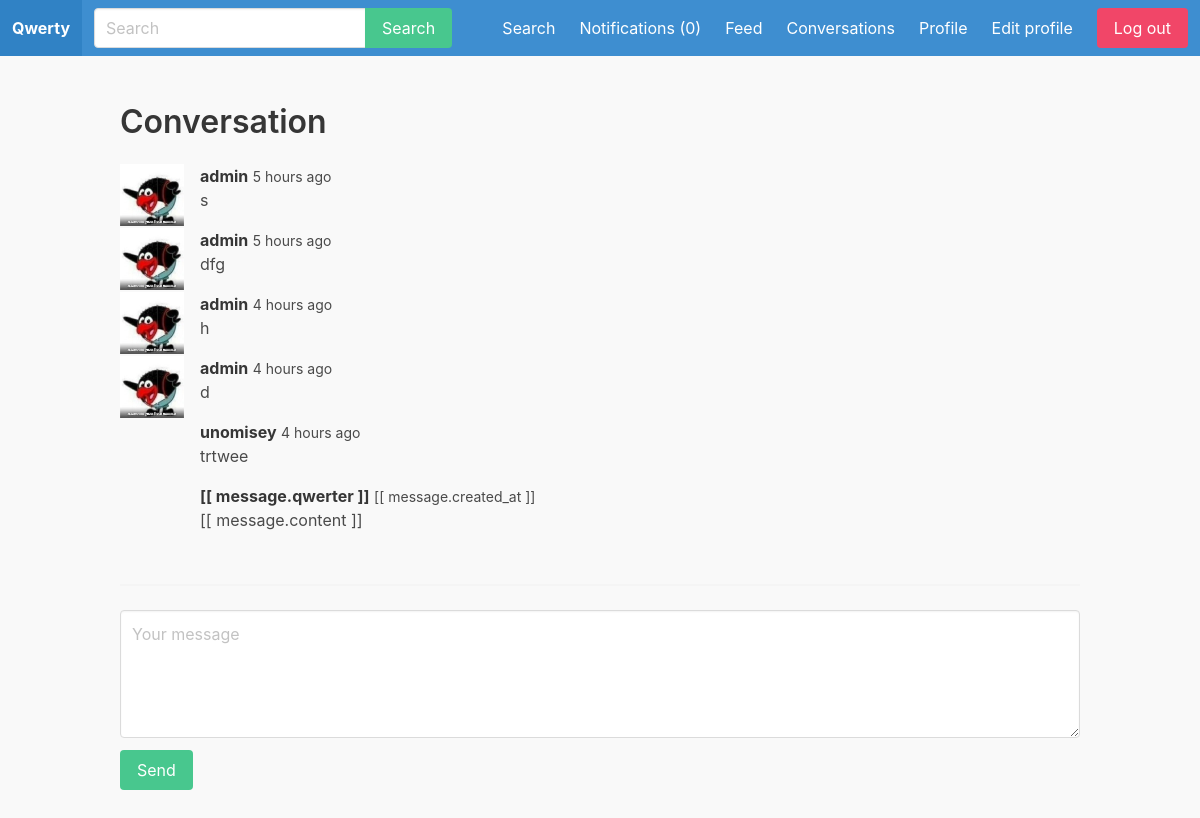
The app's page /conversations/2/ (signed in) with its own data.
### apps/conversation/models.py (models this page shows, shortened)
class ConversationMessage(models.Model):
    conversation = models.ForeignKey(Conversation, related_name='messages', on_delete=models.CASCADE)
    content = models.TextField()
    created_at = models.DateTimeField(auto_now_add=True)
    created_by = models.ForeignKey(User, related_name='messages', on_delete=models.CASCADE)
    class Meta:
        ordering = ['created_at']

### apps/qwertyprofile/models.py (models this page shows)
class QwertyProfile(models.Model):
    user = models.OneToOneField(User, on_delete=models.CASCADE)
    follows = models.ManyToManyField('self', related_name='followed_by', symmetrical=False)
    avatar = models.ImageField(upload_to='uploads/', blank=True, null=True)

### apps/conversation/views.py (the view)
# urls.py: path('conversations/<int:user_id>/', conversation, name="conversation"),
@login_required
def conversation(request, user_id):
    conversations = Conversation.objects.filter(users__in=[request.user.id])
    conversations = conversations.filter(users__in=[user_id])
    if conversations.count() == 1:
        conversation = conversations[0]
    else:
        recipient = User.objects.get(pk=user_id)
        conversation = Conversation.objects.create()
        conversation.users.add(request.user)
        conversation.users.add(recipient)
        conversation.save()
    return render(request, 'conversation/conversation.html', {'conversation': conversation})

### apps/notifications/context_processors.py (called while the page is built)
def notifications(request):
    if request.user.is_authenticated:
        return {'notifications': request.user.notifications.filter(is_read=False)}
    else:
        return {'notifications': []}

### apps/conversation/templates/conversation/conversation.html (shortened to what this page needs)
{% extends 'core/base.html' %}
{% load humanize %}
{% block content %}
    <div class="container" id="conversationapp" xmlns:v-on="http://www.w3.org/1999/xhtml">
        <div class="columns">
            <div class="column is-12">
                <h1 class="title">Conversation</h1>
                <div class="messages">
                    {% for message in conversation.messages.all %}
                        <div class="qwert">
                            <article class="media">
                                <figure class="media-left">
                                    <p class="image is-64x64">
                                        {% if message.created_by.qwerterprofile.avatar %}
                                            <img src="{{ message.created_by.qwerterprofile.avatar.url }}">
                                        {% endif %}
                                    </p>
                                </figure>
                                <div class="media-content">
                                    <div class="content">
                                        <p>
                                            <strong>{{ message.created_by.username }}</strong> <small>{{ message.created_at|naturaltime }}</small>
                                            <br>
                                            {{ message.content }}
                                        </p>
                                    </div>
                                </div>
                            </article>
                        </div>
                    {% endfor %}
                    <div class="qwert" v-for="message in messages">
                        <article class="media">
                            <figure class="media-left">
                                <p class="image is-64x64">
                                </p>
                            </figure>
                            <div class="media-content">
                                <div class="content">
                                    <p>
                                        <strong>[[ message.qwerter ]]</strong> <small>[[ message.created_at ]]</small>
                                        <br>
                                        [[ message.content ]]
                                    </p>
                                </div>
                            </div>
                        </article>
                    </div>
                </div>
            </div>
        </div>
        <hr>
        <form v-on:submit.prevent="submitMessage()">
            <div class="field">
                <div class="control">
                    <textarea class="textarea" v-model="content" placeholder="Your message"></textarea>
                </div>
            </div>
            <div class="field">
                <div class="control">
                    <button class="button is-success">Send</button>
                </div>
            </div>
        </form>
    </div>
{% endblock %}

### static/css/styles.css (style rules this page uses)
body { background: #f9f9f9; }

### records on screen
ConversationMessage: created_by.qwerterprofile.avatar (picture), created_by.username "admin", created_at "5 hours ago", content "s"
ConversationMessage: created_by.qwerterprofile.avatar (picture), created_by.username "admin", created_at "5 hours ago", content "dfg"
ConversationMessage: created_by.qwerterprofile.avatar (picture), created_by.username "admin", created_at "4 hours ago", content "h"
ConversationMessage: created_by.qwerterprofile.avatar (picture), created_by.username "admin", created_at "4 hours ago", content "d"
ConversationMessage: created_by.username "unomisey", created_at "4 hours ago", content "trtwee"

### other values on screen
{{ notifications.count }} "0"
